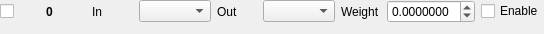
<?xml version="1.0" encoding="UTF-8"?>
<ui version="4.0">
 <class>NeatConnection</class>
 <widget class="QWidget" name="NeatConnection">
  <property name="geometry">
   <rect>
    <x>0</x>
    <y>0</y>
    <width>544</width>
    <height>34</height>
   </rect>
  </property>
  <property name="windowTitle">
   <string>Form</string>
  </property>
  <layout class="QGridLayout" name="gridLayout">
   <property name="leftMargin">
    <number>0</number>
   </property>
   <property name="topMargin">
    <number>0</number>
   </property>
   <property name="rightMargin">
    <number>0</number>
   </property>
   <item row="0" column="0">
    <layout class="QHBoxLayout" name="horizontalLayout">
     <item>
      <widget class="QCheckBox" name="ConnectionCheckBox">
       <property name="text">
        <string/>
       </property>
      </widget>
     </item>
     <item>
      <widget class="QLabel" name="ConnectionLabel">
       <property name="font">
        <font>
         <weight>75</weight>
         <bold>true</bold>
        </font>
       </property>
       <property name="text">
        <string>0</string>
       </property>
      </widget>
     </item>
     <item>
      <widget class="QLabel" name="label_2">
       <property name="text">
        <string>In</string>
       </property>
      </widget>
     </item>
     <item>
      <widget class="QComboBox" name="ConnectionComboBoxIn"/>
     </item>
     <item>
      <widget class="QLabel" name="label_3">
       <property name="text">
        <string>Out</string>
       </property>
      </widget>
     </item>
     <item>
      <widget class="QComboBox" name="ConnectionComboBoxOut"/>
     </item>
     <item>
      <widget class="QLabel" name="label_4">
       <property name="text">
        <string>Weight</string>
       </property>
      </widget>
     </item>
     <item>
      <widget class="QDoubleSpinBox" name="ConnectionDoubleSpinBox">
       <property name="decimals">
        <number>7</number>
       </property>
       <property name="minimum">
        <double>-1.000000000000000</double>
       </property>
       <property name="maximum">
        <double>1.000000000000000</double>
       </property>
       <property name="singleStep">
        <double>0.000001000000000</double>
       </property>
      </widget>
     </item>
     <item>
      <widget class="QCheckBox" name="ConnectionCheckBoxEnable">
       <property name="text">
        <string>Enable</string>
       </property>
      </widget>
     </item>
    </layout>
   </item>
  </layout>
 </widget>
 <resources/>
 <connections/>
</ui>
